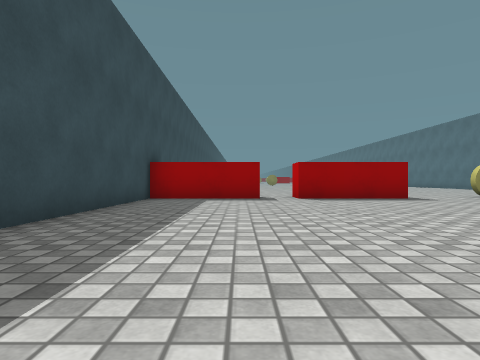
[1] (above)

19 first-person views from a walk through a Unity game level. The camera is 0.51 m above the floor, looks level and sees 75° across. The floor is counted in squares, 1 m on a side. Each view is taken from the middle of a square. On the plan, view 1 faces up. The plan holds only what a view shows up to about 9 squares ahead; the rest is blank. The place goes on beyond the plan. The player character is not drawn. Surface patterns are stand-ins for the level's own textures.

[2]
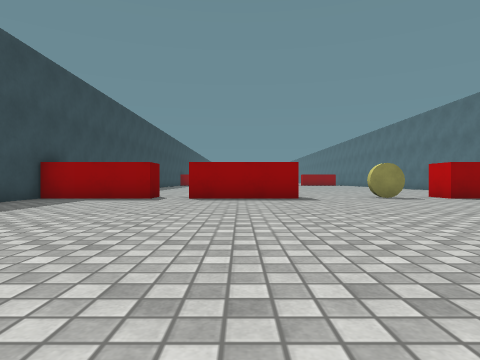

[3]
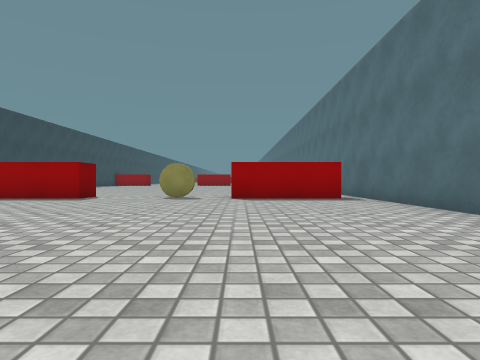

[4]
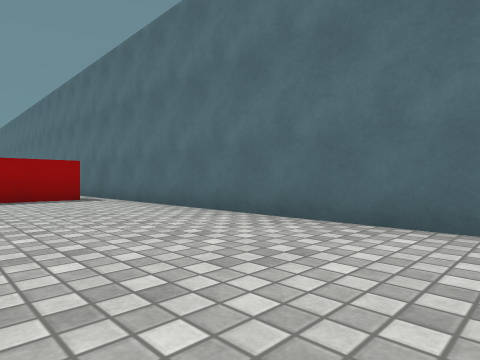

[5]
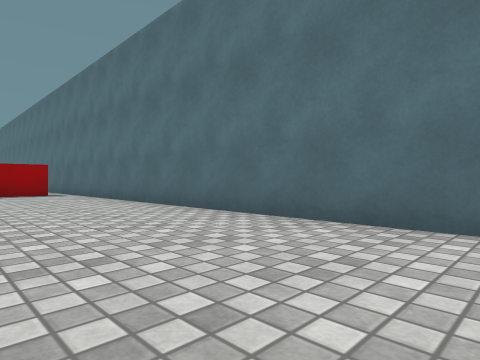

[6]
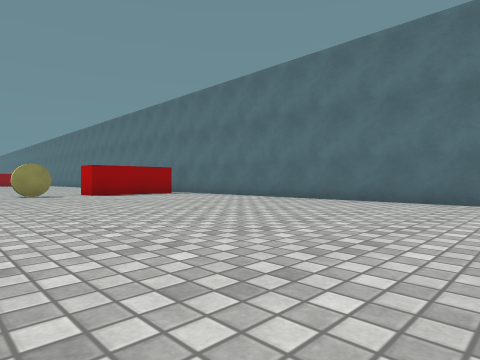

[7]
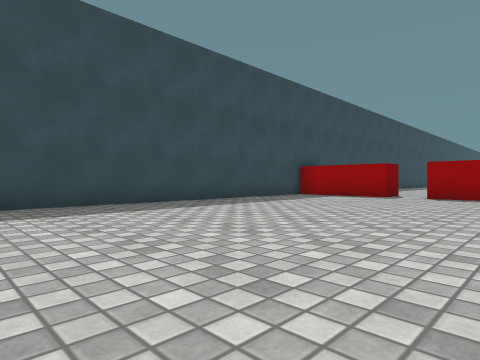

[8]
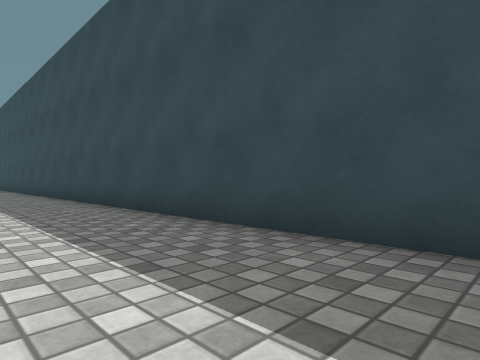

[9]
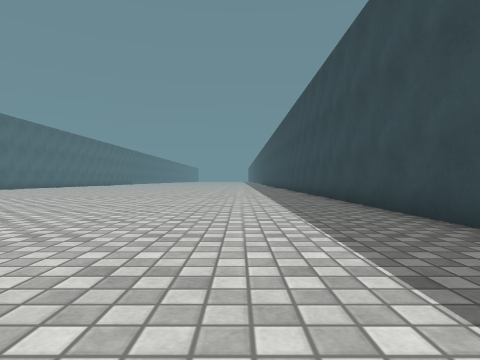

[10]
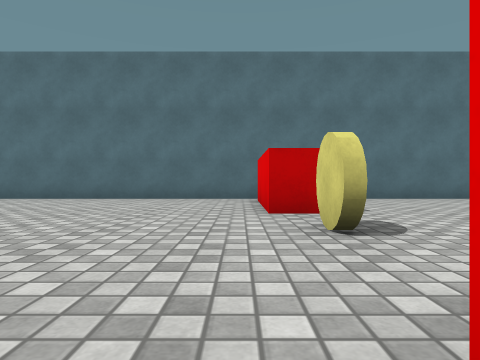

[11]
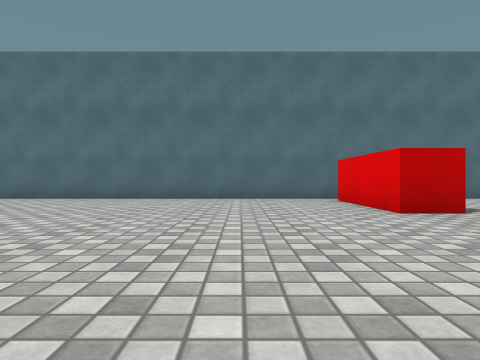

[12]
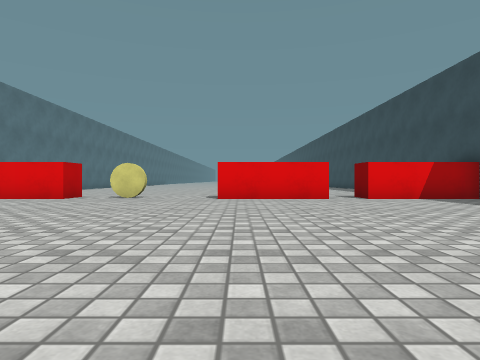

[13]
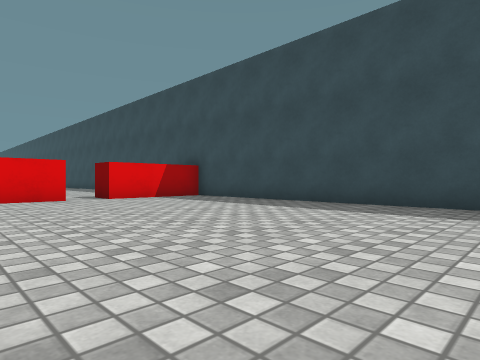

[14]
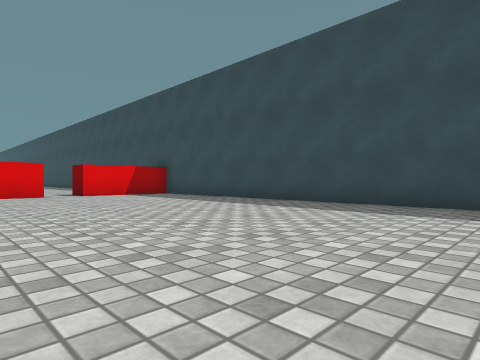

[15]
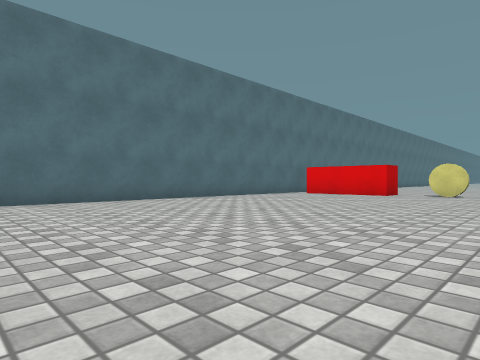

[16]
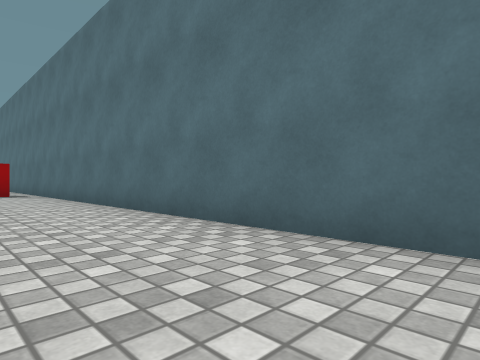

[17]
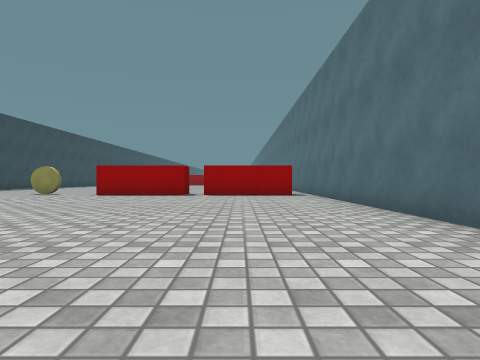

[18]
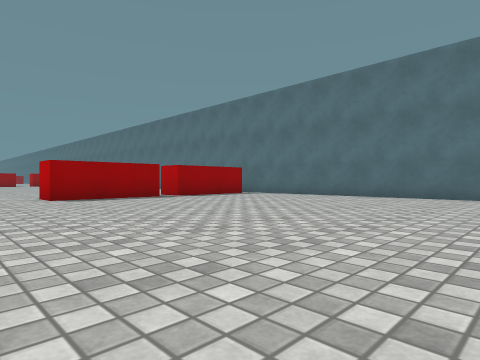

[19]
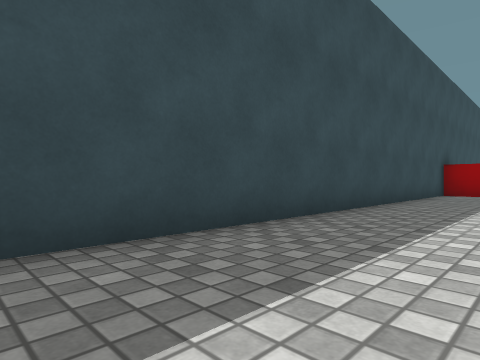

### Floor plan
Points are (right, up) in squares from view 1. A wall is a line through its corners. A room is listed if a view was taken in it or the views show most of it. See-through windows are left out.
Room 1 (views 1, 2, 3, 4, 5, 6, 7, 8, 9)
walls: (4.6, 9) (4.6, 8.6) (1.6, 8.6) (1.6, 9); (12.5, -2.6) (12.5, 9.1); (0.5, 9.6) (0.5, 8.6) (-2.5, 8.6) (-2.5, -6.5); (11.9, 8.6) (8.8, 8.6) (8.8, 9.6)
ways out: opening at (1, 9) to room 2; opening at (6.5, 9.8) to room 2; gap at (12, 9) to room 2
objects: yellow disc (7, 9)
Room 2 (views 10, 11, 12, 13, 14, 15, 16, 17, 18, 19)
walls: (1.5, 9.6) (4.6, 9.6); (8.8, 9.6) (11.8, 9.6); (-2.5, 27.2) (-2.5, 11.8); (-2.5, 9.6) (0.5, 9.6); (12.5, 9.1) (12.5, 27.2)
ways out: opening at (1, 9) to room 1; opening at (6.5, 9.8) to room 1; gap at (12, 9) to room 1

Where each view was taken, in squares from view 1:
view 1: 0 up, 0 right, facing up
view 2: 0 up, 3 right, facing up
view 3: 0 up, 9 right, facing up
view 4: 0 up, 9 right, facing up-right
view 5: 3 down, 9 right, facing up-right
view 6: 2 down, 5 right, facing up-right
view 7: 1 down, 4 right, facing up-left
view 8: 2 up, 0 right, facing down-left
view 9: 3 up, 0 right, facing down
view 10: 10 up, 4 right, facing right
view 11: 12 up, 4 right, facing right
view 12: 18 up, 4 right, facing down
view 13: 18 up, 4 right, facing down-left
view 14: 20 up, 4 right, facing down-left
view 15: 20 up, 5 right, facing down-right
view 16: 17 up, 10 right, facing up-right
view 17: 18 up, 10 right, facing up
view 18: 20 up, 3 right, facing up-right
view 19: 17 up, 0 right, facing up-left
